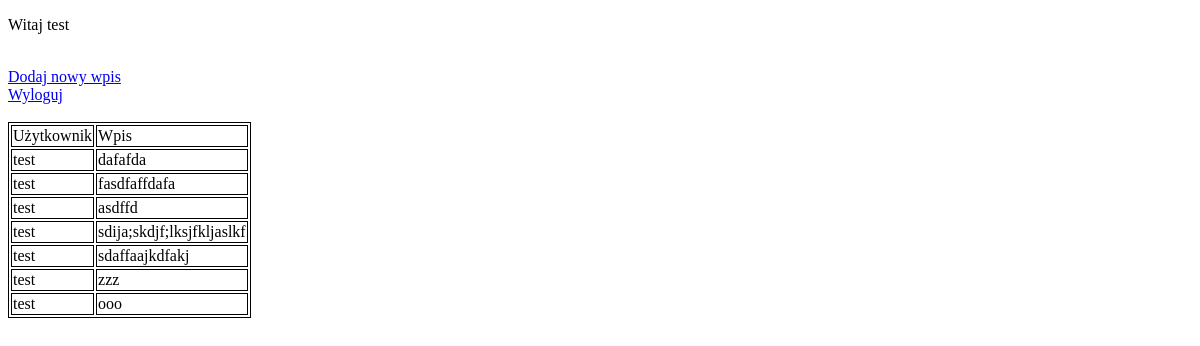
The app's page / (signed in), older data.
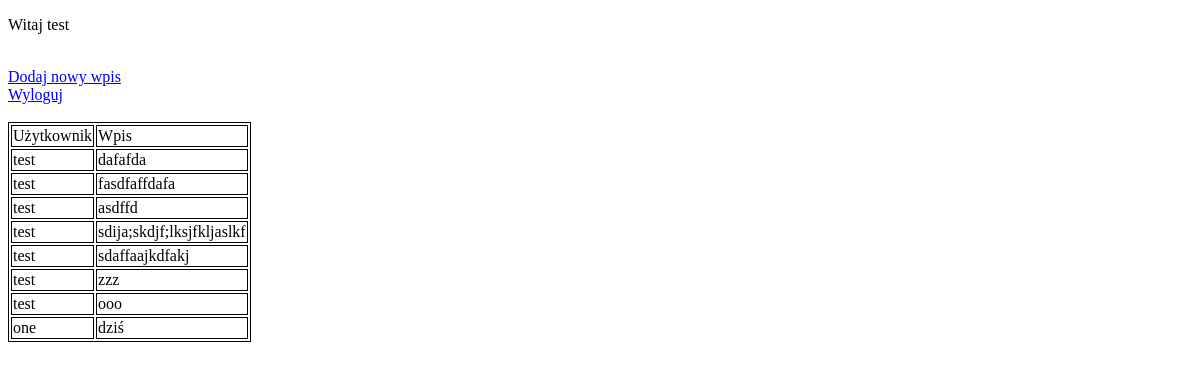
The same page, newer data.
### twitter/models.py (models this page shows)
class ModelBasicInfo(models.Model):
    edited_at = models.DateTimeField(auto_now=True)
    created_at =  models.DateTimeField(auto_now_add=True)
    class Meta:
        abstract = True

class Tweet(ModelBasicInfo):
    user = models.ForeignKey(User, on_delete=models.CASCADE)
    content = models.CharField(max_length=140)

### twitter/views.py (the view)
# urls.py: url(r'^$', MainView.as_view(), name="main-view"),
class MainView(LoginRequiredMixin, View):
    def get(self, request):
        tweets = Tweet.objects.all()
        return render(request, 'main.html', {'tweets': tweets})

### twitter/templates/main.html (shortened to what this page needs)
{% extends 'base.html' %}
{% block body %}
<p>Witaj {{user}}</p>
<br>
<a href="/new_tweet">Dodaj nowy wpis</a>
<br>
{% if user.is_authenticated %}
<a href="/logout">Wyloguj</a>
  {% else %}
  <a href="/login">Zaloguj</a>
{% endif %}
<br>
<br>
<table style="border:1px solid black">
  <tr>
    <td style="border:1px solid">Użytkownik</td>
    <td style="border:1px solid">Wpis</td>
  </tr>
  {% for k in tweets %}
    <tr>
      <td style="border:1px solid">{{ k.user }}</td>
      <td style="border:1px solid">{{ k.content }}</td>
      </tr>
  {% endfor %}
</table>
{% endblock %}

### twitter/templates/base.html (shortened to what this page needs)
<!DOCTYPE html>
<html>
  <head>
  </head>
  <body>
    {% block body %}
    {% endblock %}
  </body>
</html>

Row changes from the older to the newer data that the page shows:
added Tweet: user "one", content "dziś"
